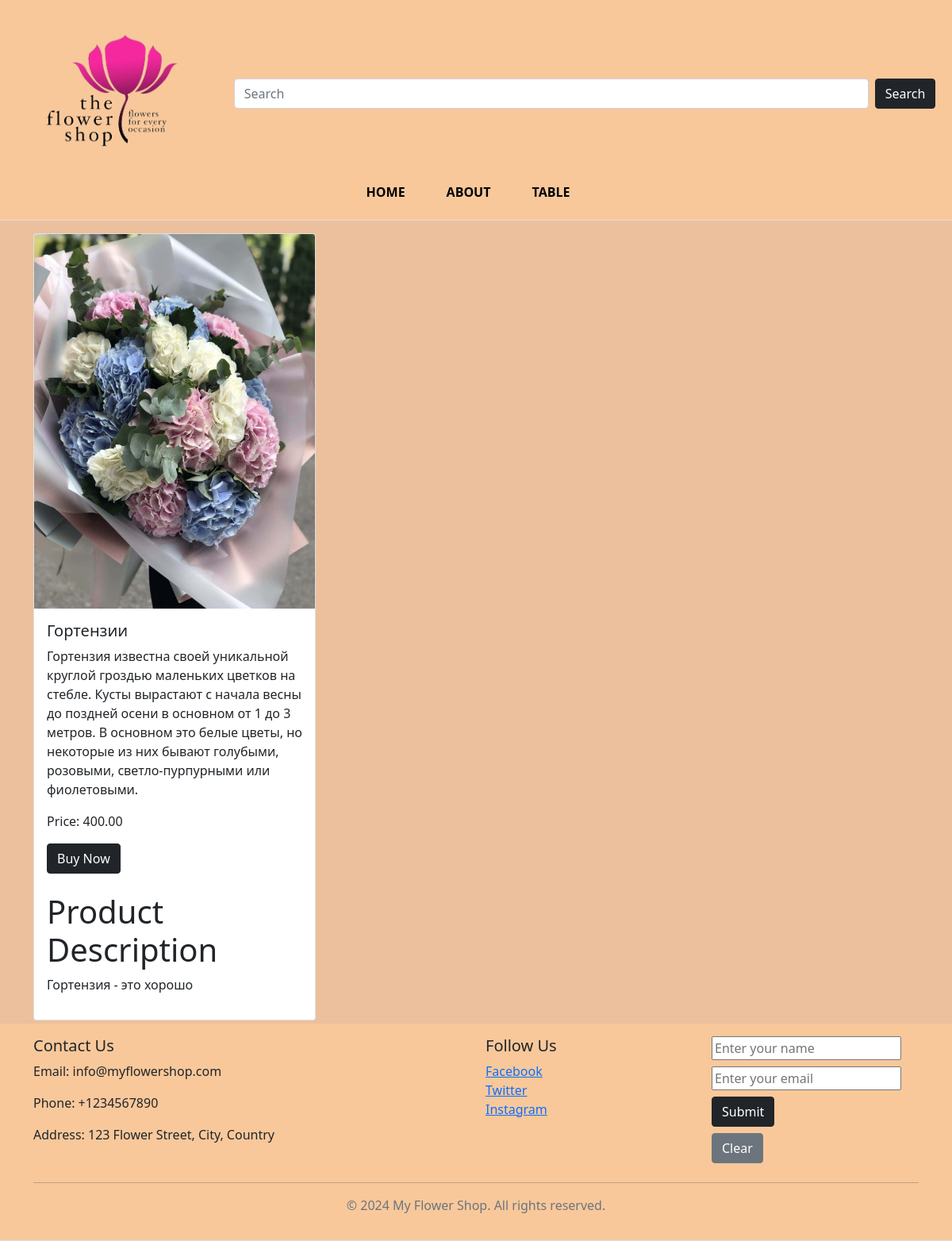
The app's page /description/4 with its own data.
### main/models.py (models this page shows, shortened)
class Product(models.Model):
    title = models.CharField(max_length=100)
    description = models.TextField()
    price = models.DecimalField(max_digits=10, decimal_places=2)
    image = models.ImageField(upload_to='static/img/')
    short_description = models.ForeignKey(ProductDescription, on_delete=models.SET_NULL, null=True)

class ProductDescription(models.Model):
    details = models.TextField()

### main/views.py (the view)
# urls.py: path('description/<int:product_id>', views.description, name='description'),
def description(request, product_id):
    product = get_object_or_404(Product, pk=product_id)
    product_description = product.short_description
    return render(request, 'main/description.html', {'product': product, 'product_description': product_description})

### templates/main/description.html
{% extends 'main/base.html' %}
{% block content %}
<div>
    <div class="row">
        <div class="col-md-4 mb-1">
            <div class="card product-card">
                <img src="{{ product.image.url }}" class="card-img-top" alt="{{ product.title }}">
                <div class="card-body">
                    <h5 class="card-title">{{ product.title }}</h5>
                    <p class="card-text">{{ product.description }}</p>
                    <p class="card-text">Price: {{ product.price }}</p>
                    <a href="#" class="btn btn-dark mb-4">Buy Now</a>
                    <h1>Product Description</h1>
                    {% if product_description %}
                    <p>{{ product_description.details }}</p>
                    {% else %}
                    <p>No description available</p>
                    {% endif %}
                </div>
            </div>
        </div>
    </div>
</div>
{% endblock %}

### static/css/styles.css (style rules this page uses)
body { margin: 0; padding: 0; background: #ecc09c; overflow-x: hidden; }
.product-card { height: 100%; }

### records on screen
Product: image (picture), title "Гортензии", description "Гортензия известна своей уникальной круглой гроздью маленьких цветков на стебле. Кусты вырастают с начала весны до поздней осени в основном от 1 до 3 метров. В основном это белые цветы, но некоторые из них бывают голубыми, розовыми, светло-пурпурными или фиолетовыми.", price "400.00"
ProductDescription: details "Гортензия - это хорошо"
